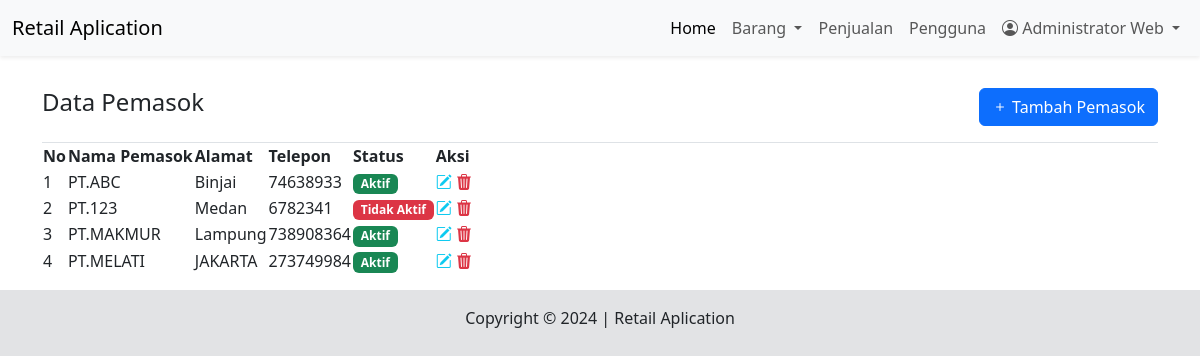
The page /dashboard.php?modul=pemasok (signed in) on the database its author committed.
### tables this page shows
CREATE TABLE IF NOT EXISTS `pemasok` (
  `id_pemasok` int NOT NULL AUTO_INCREMENT,
  `nama_pemasok` varchar(50) NOT NULL,
  `alamat` varchar(50) NOT NULL,
  `telepon` char(20) NOT NULL,
  `status` tinyint(1) NOT NULL DEFAULT '1',
  PRIMARY KEY (`id_pemasok`)
);

### modul/pemasok/index.php (the view, shortened to what this page needs)
<div class="border-bottom d-flex justify-content-between py-3">
    <h4>Data Pemasok</h4>
    <button class="btn btn-primary" data-bs-toggle="modal" data-bs-target="#modalTambah"><i class="bi bi-plus"></i> Tambah Pemasok</button>
</div>
<table id="myTable">
    <thead>
        <tr>
            <th>No</th>
            <th>Nama Pemasok</th>
            <th>Alamat</th>
            <th>Telepon</th>
            <th>Status</th>
            <th>Aksi</th>
        </tr>
    </thead>
    <tbody>
        <?php
            $sql_pemasok = "SELECT * FROM pemasok ORDER BY id_pemasok ASC";
            $result_pemasok = $mysqli->query($sql_pemasok);
            $no = 0;
            while($row_pemasok = $result_pemasok->fetch_assoc()){
                $no++;
            ?>
            <tr>
                <td><?= $no; ?></td>
                <td><?= $row_pemasok['nama_pemasok']; ?></td>
                <td><?= $row_pemasok['alamat']; ?></td>
                <td><?= $row_pemasok['telepon']; ?></td>
                <td><span class="badge <?= $row_pemasok['status']== 1?'text-bg-success':'text-bg-danger';?>"><?= $row_pemasok['status'] == 1?'Aktif':'Tidak Aktif'; ?></span></td>
                <td>
                    <a href="" data-bs-toggle="modal" data-bs-target="#modalEdit<?= $row_pemasok['id_pemasok'];?>" class="text-info"><i class="bi bi-pencil-square"></i></a>
                    <a href="" data-bs-toggle="modal" data-bs-target="#modalHapus<?= $row_pemasok['id_pemasok'];?>" class="text-danger"><i class="bi bi-trash3-fill"></i></a>
                </td>
            </tr>
            <?php
            }
        ?>
    </tbody>
</table>

### rows shown on the page
pemasok: nama_pemasok "PT.ABC", alamat "Binjai", telepon "74638933", status "Aktif"
pemasok: nama_pemasok "PT.123", alamat "Medan", telepon "6782341", status "Tidak Aktif"
pemasok: nama_pemasok "PT.MAKMUR", alamat "Lampung", telepon "738908364", status "Aktif"
pemasok: nama_pemasok "PT.MELATI", alamat "JAKARTA", telepon "273749984", status "Aktif"

### other values the page prints
$_SESSION['nama_lengkap'] "Administrator Web"
